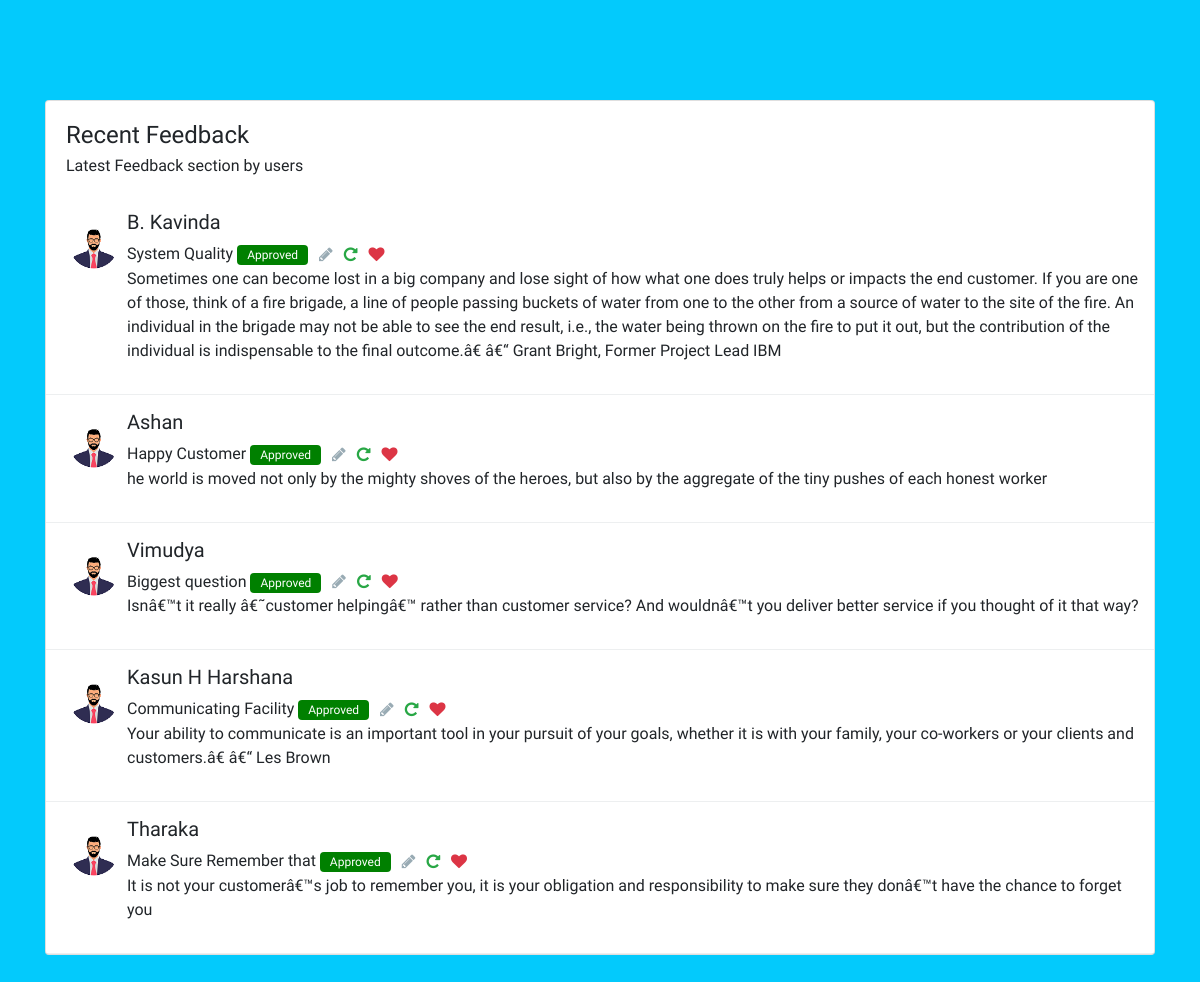
The app's page /admin/feedback.php with its own data.
### tables this page shows
CREATE TABLE IF NOT EXISTS `customer_feeedback` (
  `C_name` varchar(25) DEFAULT NULL,
  `Email` varchar(30) DEFAULT NULL,
  `Subject` varchar(100) DEFAULT NULL,
  `Massage` varchar(700) DEFAULT NULL
);

### admin/feedback.php (the view, shortened to what this page needs)
<?php
  include("db.php");
?>
<!DOCTYPE html>
<html>
<head>
	<link rel="stylesheet" type="text/css" href="https://stackpath.bootstrapcdn.com/bootstrap/4.3.1/css/bootstrap.min.css">
	<link rel="stylesheet" type="text/css" href="https://cdnjs.cloudflare.com/ajax/libs/font-awesome/4.7.0/css/font-awesome.min.css">
</head>
<body>
	<div class="container d-flex justify-content-center mt-100 mb-100">
    <div class="row">
        <div class="col-md-12">
            <div class="card">
                <div class="card-body">
                    <h4 class="card-title">Recent Feedback</h4>
                    <h6 class="card-subtitle">Latest Feedback section by users</h6>
                </div>
                <?php
                    $sql = "SELECT * FROM customer_feeedback;";
                    $result = mysqli_query($conn, $sql);
                    if (mysqli_num_rows($result) > 0) {
                                while ($row = mysqli_fetch_assoc($result)) {
                                    ?>
                                    <div class="comment-widgets m-b-20">
				                    <div class="d-flex flex-row comment-row ">
				                        <div class="p-2"><span class="round"><img src="img/avatar.png" alt="user" width="50"></span></div>
				                        <div class="comment-text active w-100">
				                            <h5><?php echo $row['C_name']; ?></h5>
				                            <div class="comment-footer"> <span class="date"><?php echo $row['Subject']; ?></span> <span class="label label-success">Approved</span> <span class="action-icons active"> <a href="#" data-abc="true"><i class="fa fa-pencil"></i></a> <a href="#" data-abc="true"><i class="fa fa-rotate-right text-success"></i></a> <a href="#" data-abc="true"><i class="fa fa-heart text-danger"></i></a> </span> </div>
				                            <p class="m-b-5 m-t-10"><?php echo $row['Massage']; ?></p>
				                        </div>
				                    </div>
				                </div>
                                <?php
                            } }
                        ?>
            </div>
        </div>
    </div>
</div>
</body>
</html>

### admin/feedback.php (style rules this page uses)
body { background-color: #03cafc; font-family: 'Calibri', sans-serif !important }
.card-body { -ms-flex: 1 1 auto; flex: 1 1 auto; padding: 1.25rem }
.comment-widgets .comment-row { border-bottom: 1px solid rgba(120, 130, 140, 0.13); padding: 15px }
.label { padding: 3px 10px; line-height: 13px; color: #ffffff; font-weight: 400; border-radius: 4px; font-size: 75% }
.round img { border-radius: 100% }
.label-success { background-color: green }
.action-icons a { padding-left: 7px; vertical-align: middle; color: #99abb4 }
.mt-100 { margin-top: 100px }
.mb-100 { margin-bottom: 100px }

### records on screen
customer_feeedback: C_name "B. Kavinda", Subject "System Quality", Massage "Sometimes one can become lost in a big company and lose sight of how what one does truly helps or impacts the end customer. If you are one of those, think of a fire brigade, a line of people passing buckets of water from one to the other from a source of water to the site of the fire. An individual in the brigade may not be able to see the end result, i.e., the water being thrown on the fire to put it out, but the contribution of the individual is indispensable to the final outcome.â€ â€“ Grant Bright, Former Project Lead IBM"
customer_feeedback: C_name "Ashan", Subject "Happy Customer", Massage "he world is moved not only by the mighty shoves of the heroes, but also by the aggregate of the tiny pushes of each honest worker"
customer_feeedback: C_name "Vimudya", Subject "Biggest question", Massage "Isnâ€™t it really â€˜customer helpingâ€™ rather than customer service? And wouldnâ€™t you deliver better service if you thought of it that way?"
customer_feeedback: C_name "Kasun H Harshana", Subject "Communicating Facility", Massage "Your ability to communicate is an important tool in your pursuit of your goals, whether it is with your family, your co-workers or your clients and customers.â€ â€“ Les Brown"
customer_feeedback: C_name "Tharaka", Subject "Make Sure Remember that", Massage "It is not your customerâ€™s job to remember you, it is your obligation and responsibility to make sure they donâ€™t have the chance to forget you"
